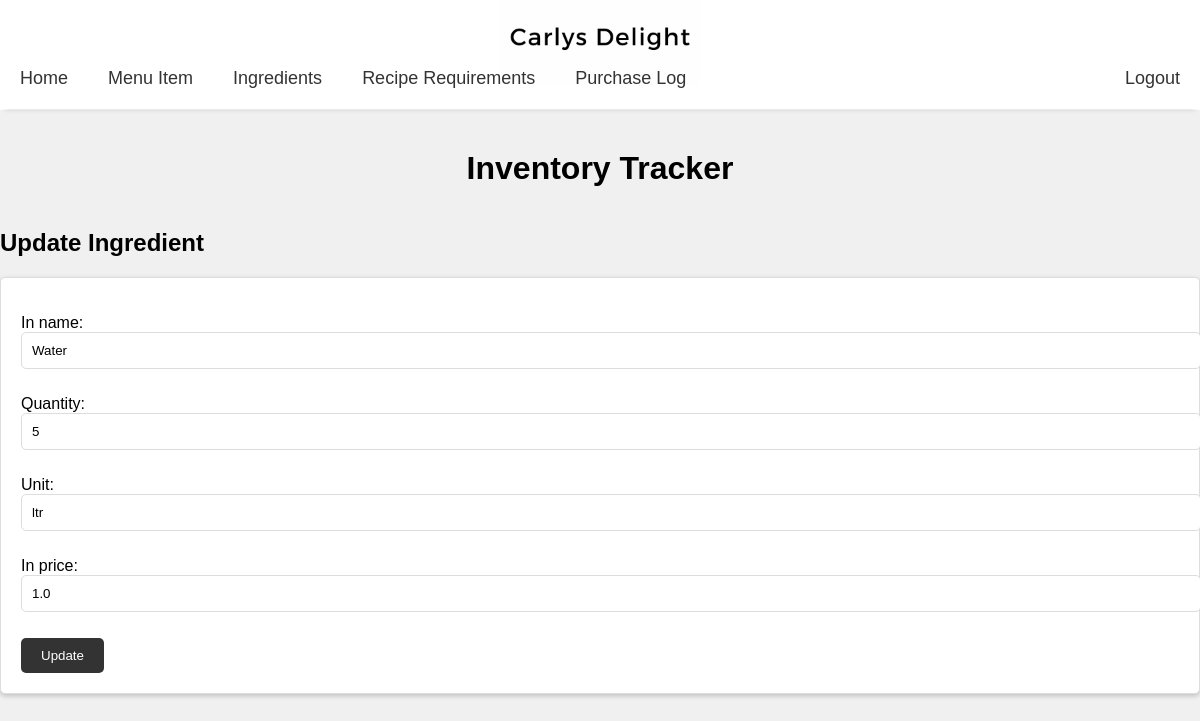
Page /ingredients/update/2/ (signed in) on the committed database.
### track_inventory/models.py (models this page shows, shortened)
class Ingredients(models.Model):
    in_name = models.CharField(max_length=50)
    quantity = models.IntegerField(default=0)
    unit = models.CharField(max_length=200, default="")
    in_price = models.FloatField(default=0.0)

### track_inventory/views.py (the view)
# urls.py: path("ingredients/update/<pk>/", views.UpdateIngredient.as_view(), name="updateingredient"),
class UpdateIngredient(LoginRequiredMixin, UpdateView):
    model = Ingredients
    template_name = "track_inventory/update_ingredient.html"
    form_class = IngredientUpdateForm
    success_url = "/ingredients/"

### track_inventory/forms.py
class IngredientUpdateForm(forms.ModelForm):
    class Meta:
        model = Ingredients
        fields = "__all__"

### track_inventory/templates/track_inventory/update_ingredient.html (shortened to what this page needs)
<!DOCTYPE html>
{% extends "track_inventory/base.html" %}
{% load static %}
        {% block head %}
        <link rel="stylesheet" href="{% static 'track_inventory/menu_item_style.css' %}">
        {% endblock %}
        {% block content %}
        <h2>Update Ingredient</h2>
        <form action="" method="post">
            {{ form.as_p }}
            <input type="submit" value="Update">
        </form>
        {% endblock %}

### track_inventory/static/track_inventory/style.css (style rules this page uses)
body { font-family: Arial, sans-serif; background-color: #f0f0f0; margin: 0; padding: 0; }

### track_inventory/static/track_inventory/menu_item_style.css (style rules this page uses)
form { margin-top: 20px; padding: 20px; border: 1px solid #ddd; border-radius: 5px; background-color: #fff; box-shadow: 0 2px 5px rgba(0, 0, 0, 0.2); }
form input[type="text"], form input[type="number"] { width: 100%; padding: 10px; margin-bottom: 10px; border: 1px solid #ddd; border-radius: 5px; }
form input[type="submit"] { background-color: #333; color: #fff; padding: 10px 20px; border: none; border-radius: 5px; cursor: pointer; }

### rows in the picture
Ingredients: in_name "Water", quantity "5", unit "ltr", in_price "1.0"
